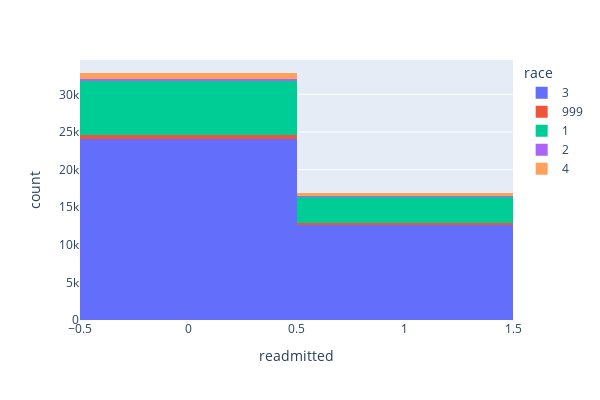

The code cell stored with this chart in its notebook:
### Code cell
fig = px.histogram(diabetes, x="readmitted", color="race",width=600, height=400)
fig.show()

### Figure 1 — Plotly figure (JSON) as saved in the notebook; plotly's stock layout.template omitted (floating-point values rounded to 4 significant figures; data arrays with more than 128 entries replaced by an {"elided": "..."} marker saying what was removed)
{"data": [{"alignmentgroup": "True", "bingroup": "x", "hovertemplate": "race=3<br>readmitted=%{x}<br>count=%{y}<extra></extra>", "legendgroup": "3", "marker": {"color": "#636efa", "pattern": {"shape": ""}}, "name": "3", "offsetgroup": "3", "orientation": "v", "showlegend": true, "type": "histogram", "x": {"elided": "36667 int values"}, "xaxis": "x", "yaxis": "y"}, {"alignmentgroup": "True", "bingroup": "x", "hovertemplate": "race=999<br>readmitted=%{x}<br>count=%{y}<extra></extra>", "legendgroup": "999", "marker": {"color": "#EF553B", "pattern": {"shape": ""}}, "name": "999", "offsetgroup": "999", "orientation": "v", "showlegend": true, "type": "histogram", "x": {"elided": "824 int values"}, "xaxis": "x", "yaxis": "y"}, {"alignmentgroup": "True", "bingroup": "x", "hovertemplate": "race=1<br>readmitted=%{x}<br>count=%{y}<extra></extra>", "legendgroup": "1", "marker": {"color": "#00cc96", "pattern": {"shape": ""}}, "name": "1", "offsetgroup": "1", "orientation": "v", "showlegend": true, "type": "histogram", "x": {"elided": "10683 int values"}, "xaxis": "x", "yaxis": "y"}, {"alignmentgroup": "True", "bingroup": "x", "hovertemplate": "race=2<br>readmitted=%{x}<br>count=%{y}<extra></extra>", "legendgroup": "2", "marker": {"color": "#ab63fa", "pattern": {"shape": ""}}, "name": "2", "offsetgroup": "2", "orientation": "v", "showlegend": true, "type": "histogram", "x": {"elided": "437 int values"}, "xaxis": "x", "yaxis": "y"}, {"alignmentgroup": "True", "bingroup": "x", "hovertemplate": "race=4<br>readmitted=%{x}<br>count=%{y}<extra></extra>", "legendgroup": "4", "marker": {"color": "#FFA15A", "pattern": {"shape": ""}}, "name": "4", "offsetgroup": "4", "orientation": "v", "showlegend": true, "type": "histogram", "x": {"elided": "1124 int values"}, "xaxis": "x", "yaxis": "y"}], "layout": {"barmode": "relative", "height": 400, "legend": {"title": {"text": "race"}, "tracegroupgap": 0}, "margin": {"t": 60}, "width": 600, "xaxis": {"anchor": "y", "domain": [0, 1], "title": {"text": "readmitted"}}, "yaxis": {"anchor": "x", "domain": [0, 1], "title": {"text": "count"}}}}
